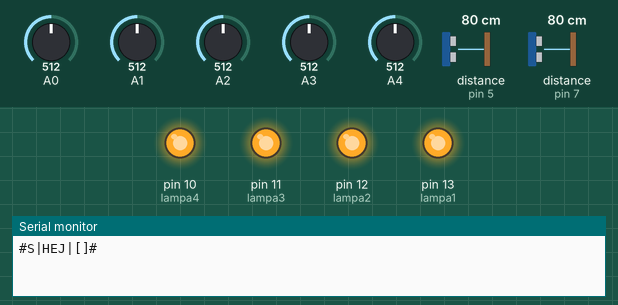
This sketch was run on a simulated Arduino Uno, built with avr-gcc and run on an emulated ATmega328P. On the bench: output pins drawn as LEDs (lit = HIGH), the last lines printed to the serial monitor. Wiring (inferred from the names in the program): 2 × ultrasonic range finder: trigger pin 4, echo pin 5 / trigger pin 6, echo pin 7. Inputs (shaded band) come from the test bench; at power-on: distance to the obstacle (sensors on pin 7, pin 5) 80 cm, A1 = 512, A2 = 512, A3 = 512, A0 = 512, A4 = 512. The echo pulse lasts 58.3 µs per cm; pins used as bus, display or sensor lines are not drawn.

Above: at 2.0 s.
2.1 s: distance to the obstacle (sensor on pin 7) set to 2 cm
3.6 s: A1 set to 452
5.5 s: A1 set to 430
At 7.5 s:
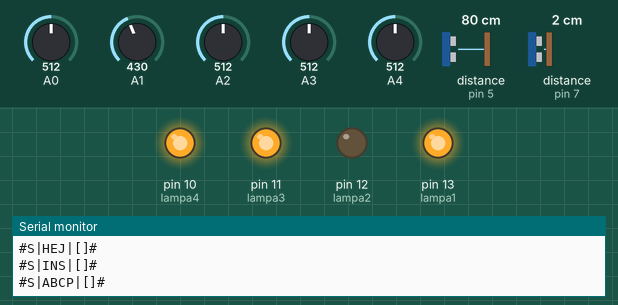
7.8 s: A2 set to 460
9.5 s: A2 set to 425
At 10.9 s:
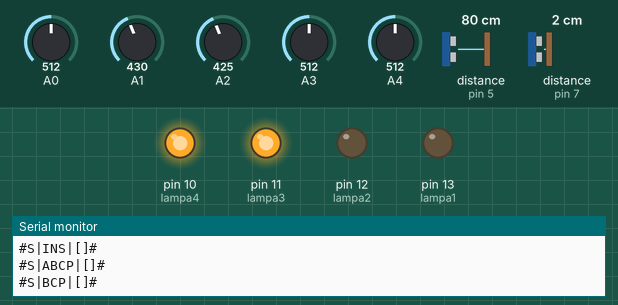
11.8 s: A3 set to 459
13.5 s: A3 set to 434
At 15.5 s:
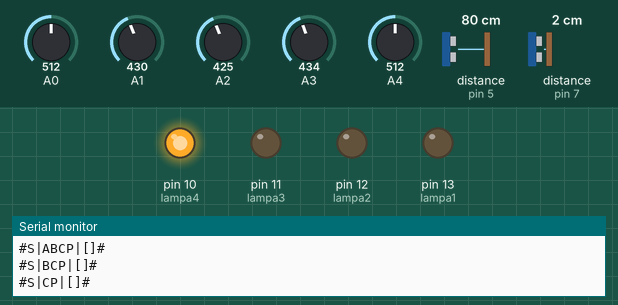
Timing chart, 0 to 16.8 s (numbered marks = the images above; inputs shaded):
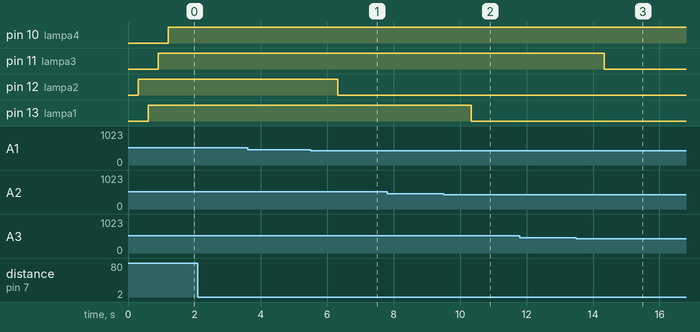

Measured:
- the behaviour switches between 442 and 441 on A1 (found by bisection; images 0 and 1)
- the behaviour switches between 442 and 441 on A2 (found by bisection; images 1 and 2)
- the behaviour switches between 442 and 441 on A3 (found by bisection; images 2 and 3)
- after the input at 3.6 s, every drawn part: stays the same
- after the input at 5.5 s, pin 12 (lampa2): HIGH → LOW after 0.82 s
- after the input at 7.8 s, every drawn part: stays the same
- after the input at 9.5 s, pin 13 (lampa1): HIGH → LOW after 0.83 s
- after the input at 11.8 s, every drawn part: stays the same
- after the input at 13.5 s, pin 11 (lampa3): HIGH → LOW after 0.84 s

The sketch:

sketch_feb19a.ino
```cpp
/*
* Ultrasonic Sensor HC-SR04 and Arduino Tutorial
*
* Crated by Dejan Nedelkovski,
* www.HowToMechatronics.com
*
*
*släck rätt lampa
*t'nd den sen igen
*ljud - gobetweenO
*/
#include <elapsedMillis.h>

elapsedMillis timeElapsed;

//DISTANCE
// defines pins numbers
const int trigPin = 6;
const int echoPin = 7;
const int trigPin2 = 4;
const int echoPin2 = 5;


const int lampa1 = 13;
const int lampa2 = 12;
const int lampa3 = 11;
const int lampa4 = 10;
int ledLight[4] = { lampa2, lampa1, lampa3, lampa4};
// Save up starting values from diods
int spotValue[4];
int temp[4];
// defines variables
long duration;
int distance;
long duration2;
int distance2=1000;
bool first[4] ={ true,true,true,true};

int blinks = 0;
int i;
int blinkDelay = 1;

int callDist = 220;
int talkDist = 20;
int patience= 200;
bool hej = true;
bool ins = true;

//resistance
int sensorValue =0;
int analogPin0= 0;
void setup() {
pinMode(trigPin, OUTPUT); // Sets the trigPin as an Output
pinMode(echoPin, INPUT); // Sets the echoPin as an Input
pinMode(trigPin2, OUTPUT); // Sets the trigPin as an Output
pinMode(echoPin2, INPUT); // Sets the echoPin as an Input

pinMode(lampa1, OUTPUT);
pinMode(lampa2, OUTPUT);
pinMode(lampa3, OUTPUT);
pinMode(lampa4, OUTPUT);


for(int i = 0; i < 4 ; i++) {
  spotValue[i] = analogRead(i+1);
//  digitalWrite(ledLight[i], HIGH);

}

Serial.begin(9600); // Starts the serial communication
}

void loop() {
// Clears the trigPin1   **********************************
digitalWrite(trigPin, LOW);
//delayMicroseconds(2);

// Sets the trigPin on HIGH state for 10 micro seconds
digitalWrite(trigPin, HIGH);
//delayMicroseconds(10);
digitalWrite(trigPin, LOW);

// Reads the echoPin, returns the sound wave travel time in microseconds
duration = pulseIn(echoPin, HIGH);

// Calculating the distance
distance= duration*0.034/2;

// Clears the trigPin2    **********************************
digitalWrite(trigPin2, LOW);
//delayMicroseconds(2);

// Sets the trigPin on HIGH state for 10 micro seconds
digitalWrite(trigPin2, HIGH);
//delayMicroseconds(10);
digitalWrite(trigPin2, LOW);

// Reads the echoPin, returns the sound wave travel time in microseconds
duration2 = pulseIn(echoPin2, HIGH);

// Calculating the distance
//distance2= duration2*0.034/2;
       /*  Serial.print(distance);
      Serial.print("    ");
      Serial.println(distance2);
      delay(patience);*/
// Prints the distance on the Serial Monitor
if ((distance < callDist || distance2 < callDist)&& (distance2 != 0 && distance != 0)&& (distance2 != 95 || distance != 95)&& (distance2 != 94 || distance != 94)){
      //Serial.println("Hey Come here, read a book!     --->     ");
      if(hej){
        for(int i = 0; i < 4 ; i++) {
 // spotValue[i] = analogRead(i+1);
 delay(300);
// Serial.println(timeElapsed);
  digitalWrite(ledLight[i], HIGH);

}
      Serial.print("#S|");
                Serial.print("HEJ");
                   Serial.println("|[]#");
                   hej= false;}

   /*   Serial.print(distance);
      Serial.print("    ");
      Serial.println(distance2);
      delay(patience);*/

      if ((distance < talkDist || distance2 < talkDist) && (distance2 != 0 && distance != 0)) {
       // Serial.println("Fun! Grab a book and I'll talk about it! ");
        if(ins) {
         // timeElapsed = 0;
        Serial.print("#S|");
                Serial.print("INS");
                   Serial.println("|[]#");
                   ins = false;
                  // Serial.println(timeElapsed);
                   }
   /*  Serial.print(distance);
      Serial.print("    ");
      Serial.println(distance2);*/
      delay(patience);

      //        LIGHTS                 **********************************           LIGHTS
   /*   for(i = 0; i < blinks ; i++){
        digitalWrite(lampa2, HIGH);   // turn the LED on (HIGH is the voltage level)
        //delay(1000);                       // wait for a second
        digitalWrite(lampa2, LOW);
      }
      */
      //        BOOKS                   *********************************           BOOKS
  /*     if (timeElapsed>5000 && timeElapsed < 12000)
      {
         Serial.println(timeElapsed);
        digitalWrite(lampa1, HIGH);
         digitalWrite(lampa2, LOW);
         digitalWrite(lampa3, LOW);
         digitalWrite(lampa4, LOW);

      }
      else if (timeElapsed>13000 && timeElapsed < 23000)
      {
        digitalWrite(lampa2, HIGH);
        digitalWrite(lampa1, LOW);
         digitalWrite(lampa3, LOW);
         digitalWrite(lampa4, LOW);

      }
       else if (timeElapsed>24000 && timeElapsed < 32000)
      {
        digitalWrite(lampa3, HIGH);
        digitalWrite(lampa2, LOW);
         digitalWrite(lampa1, LOW);
         digitalWrite(lampa4, LOW);

      }
       else if (timeElapsed>33000 && timeElapsed < 44000)
      {
        digitalWrite(lampa4, HIGH);
        digitalWrite(lampa2, LOW);
         digitalWrite(lampa3, LOW);
         digitalWrite(lampa1, LOW);

      }
       else if (timeElapsed>44000)
      {
        digitalWrite(lampa1, HIGH);
        digitalWrite(lampa2, HIGH);
        digitalWrite(lampa3, HIGH);
        digitalWrite(lampa4, HIGH);
      }*/

      //timer for loop, until it looks at distance again
      uint32_t period = 5 * 10000L;       // 1 minutes

      for( uint32_t tStart = millis();  (millis()-tStart) < period;  ){

          //Resistance
          //delay(1500);
          sensorValue = analogRead(0);

            // Convert the analog reading (which goes from 0 - 1023) to a voltage (0 - 5V):
            float voltage = sensorValue * (3.5 / 1024.0);

            float I = voltage / 100;
            float VRx = 3.5 - voltage;
            float Rx = VRx / I;
            Rx = (3.5 - voltage) / I;

          /*
            Serial.println(" ");
            Serial.print(Rx);
            Serial.println(" Ohms");
            Serial.print("ANALOG 1: ");
            Serial.println(analogRead(1));
            Serial.print("ANALOG 2: ");
            Serial.println(analogRead(2));
            Serial.print("ANALOG 3: ");
            Serial.println(analogRead(3));
            Serial.print("ANALOG 4: ");
            Serial.println(analogRead(4));

            delay(100);

*/

          //What book was taken   **************************************
         /*if (Rx < 192) {
            Serial.print("No book was taken    --> ");
            Serial.println(Rx);
            int max = 0;
              int testValue = 0;
              int spot = 0;

            for(int i = 0; i < 4 ; i++) {
               spotValue[i] = analogRead(i);
               digitalWrite(ledLight[i], HIGH);
             }
             digitalWrite(ledLight[spot], LOW);

               Serial.print("Släck lampa ");
               Serial.println(spot);


          } *///else if (Rx > 191){   // Delay to stabalize values
              delay(1000);

              //if book is taken, from what spot
              int maxIndex = 5;
             // int testValue = 0;
              int max = 0;
           temp[0] = analogRead(2)+analogRead(3)+analogRead(4)-analogRead(1);
            temp[1] = analogRead(1)+analogRead(3)+analogRead(4)-analogRead(2);
             temp[2] = analogRead(1)+analogRead(2)+analogRead(4)-analogRead(3);
              temp[3] = analogRead(2)+analogRead(3)+analogRead(1)-analogRead(4);
              for(int i = 0; i < 4 ; i++) {

                if(spotValue[i]-70> analogRead(i+1))
                {
                  if(first[i]){
                  digitalWrite(ledLight[i], LOW);
                   //Serial.println("ABCP" + i);
                   Serial.print("#S|");
                Serial.print("ABCP" + i);
                   Serial.println("|[]#");


                  // Serial.print("Släck lampa ");
               //Serial.println(i+1);
                   first[i]=false;
                  }


                }
                 else {
                 if( first[i]==false)
                 {
                  Serial.print("#S|");
                 Serial.print("TYST");
                   Serial.println("|[]#");

                 }

                  first[i] = true;
                    digitalWrite(ledLight[i], HIGH);

                   // Serial.print("TYST"+ i);

                 }
                }
               /* if (max !=0)
                {
                  digitalWrite(ledLight[maxIndex], LOW);
                }*/


              //}
          /*    if (200 > Rx) {
                Serial.print("KATTRESAN    --> "); //181
                Serial.print(Rx);
                Serial.print("    ");
                Serial.println(analogRead(4));
                tStart = millis();       // restart timer
              }
               else if (199 < Rx && Rx < 206) {
                Serial.print("HUS ÄR GOTT    --> "); //181 -182
                Serial.print(Rx);
                Serial.print("    ");
                Serial.println(analogRead(3));
                tStart = millis();       // restart timer

              }
              else if (205 < Rx && Rx < 213) {
                Serial.print("SNURRAN    --> "); // 193 194
                Serial.print(Rx);
                Serial.print("    ");
                Serial.println(analogRead(2));
                tStart = millis();       // restart timer
                }
               else  if ( Rx > 206) {
                Serial.print("HUNDTJUVEN    --> "); //202.6 201.18 202.06
                Serial.print(Rx);
                Serial.print("    ");
                Serial.println(analogRead(1));
                tStart = millis();       // restart timer


              }*/
          }
      }
  /*
    start 165                         170.18          163.92
  1   (100) 216-219   bok 4           210-211.30      203.86---200-206      197-->
  2   (150) 185 bok 3-4 mer 3         192-194.25      179.78 -191-196       188-->
  3   (180) 181-187,6 bok 3           194-198.54      182.09---184-188:45   181-->
  4  (220) 182,87 bok 2??             190.81-201      190.91-----178-180    175-->


    181-186
  1 100-->  520     220
  2 140 --> 518     210.67
  3 180 --> 505     202-204
  4 220 --> 504     198.5


  */
    }
     // Serial.println(" ");
}
```
